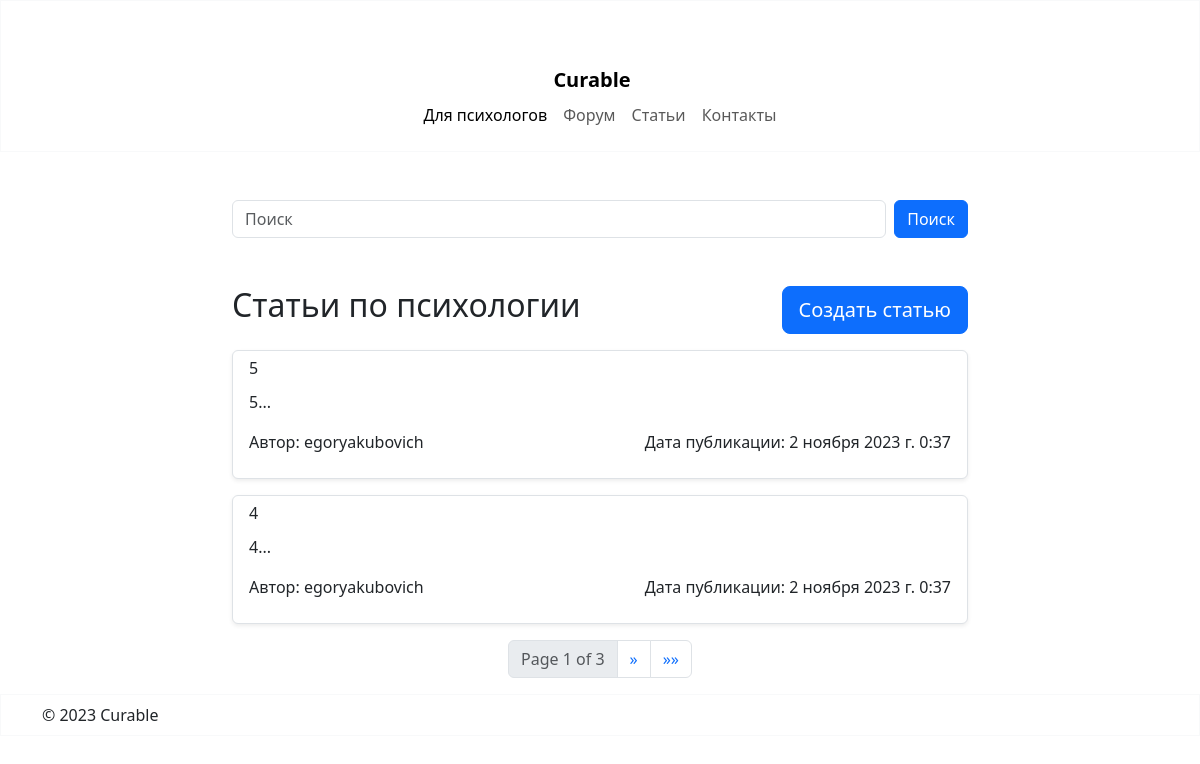
The page /articles/ on the database as committed earlier.
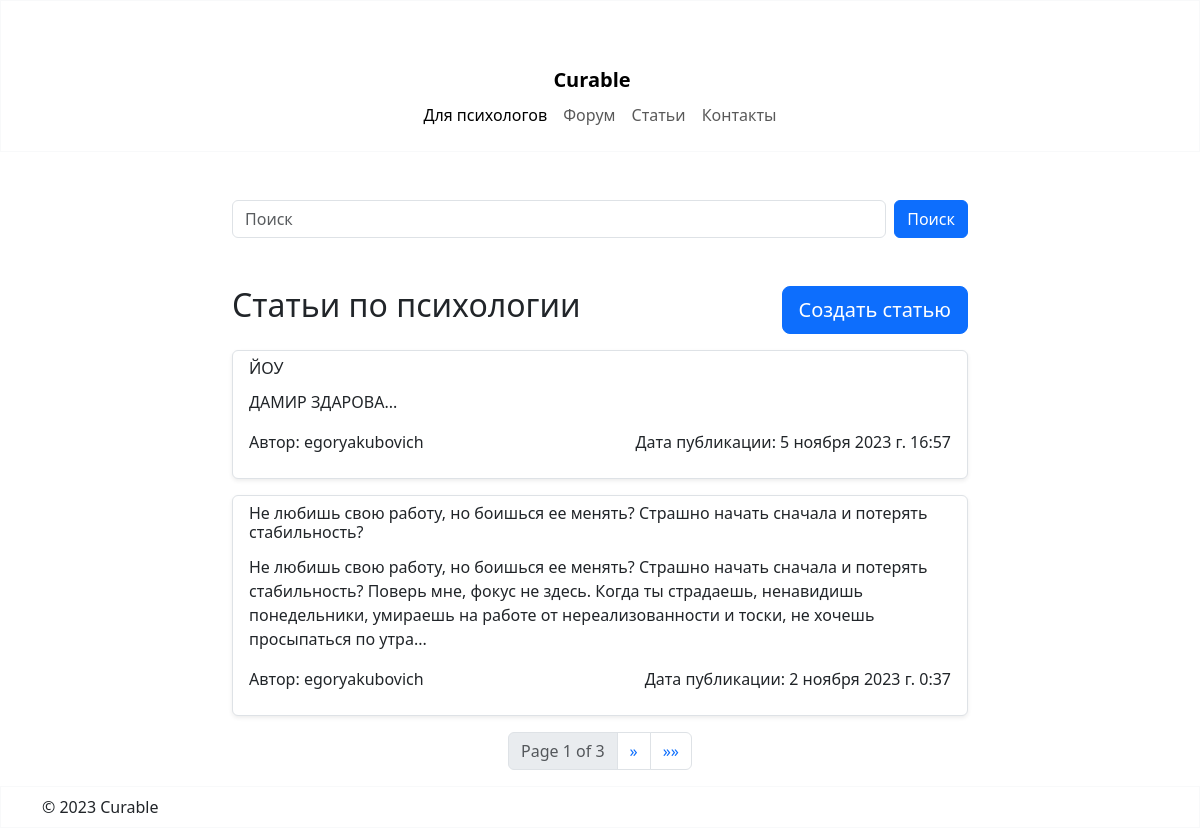
The same page on the database as committed later.
### articles/models.py (models this page shows, shortened)
class Article(models.Model):
    title = models.CharField(max_length=200)  # Максимальная длина заголовка статьи
    content = models.TextField()  # Текст статьи
    pub_date = models.DateTimeField('date published')  # Дата публикации статьи
    author = models.ForeignKey(User, on_delete=models.CASCADE)  # Связь с моделью пользователя Django
    class Meta:
        ordering = ['-pub_date']  # Сортировка статей по убыванию даты публикации

### articles/views.py (the view)
# urls.py: path('', ArticleListView.as_view(), name='article_list'),
class ArticleListView(ListView):
    model = Article
    template_name = 'articles/article_list.html'
    context_object_name = 'articles'
    paginate_by = 2

### templates/articles/article_list.html (shortened to what this page needs)
{% extends "base.html" %}
{% block content %}
    <form class="d-flex" role="search" method="get" action="{% url 'articles:article_search' %}">
        <input class="form-control me-2" type="text" name="query" placeholder="Поиск" aria-label="Поиск">
        <button class="btn btn-primary" type="submit">Поиск</button>
    </form>
    <div class="row">
        <div class="col-6 mt-5 text-start">
            <h2>Cтатьи по психологии</h2>
        </div>
        <div class="col-6 mt-5 text-end">
            <a class="btn btn-primary btn-lg" href="{% url 'articles:article_create' %}" role="button">Создать статью</a>
        </div>
    </div>
    <div class="row">
        <ul>
            {% for article in articles %}
                <div class="col-12 mt-3 text-start">
                <ul class="list-group">
                    <li class="shadow-sm list-group-item">
                        <div class="row">
                            <div class="col-12 mb-1">
                                <a class="text-decoration-none text-dark"
                                   href="{% url 'articles:article_detail' article.id %}">
                                    <h6>{{ article.title }}</h6>
                                </a>
                            </div>
                            <p>{{ article.content|slice:":250" }}...</p>
                            <div class="col-6 text-start">
                                <p>Автор: {{ article.author.username }}</p>
                            </div>
                            <div class="col-6 text-end">
                                <p>Дата публикации: {{ article.pub_date }}</p>
                            </div>
                        </div>
                    </li>
                </ul>
            {% empty %}
                <li>Нет доступных статей.</li>
            {% endfor %}
            </div>
        </ul>
    </div>
     <nav aria-label="Page navigation">
        <ul class="pagination justify-content-center">
            <li class="page-item disabled">
                <span class="page-link">Page {{ page_obj.number }} of {{ page_obj.paginator.num_pages }}</span>
            </li>
            {% if page_obj.has_next %}
                <li class="page-item">
                    <a class="page-link" href="?page={{ page_obj.next_page_number }}" aria-label="Next">
                        <span aria-hidden="true">&raquo;</span>
                    </a>
                </li>
                <li class="page-item">
                    <a class="page-link" href="?page={{ page_obj.paginator.num_pages }}" aria-label="Last">
                        <span aria-hidden="true">&raquo;&raquo;</span>
                    </a>
                </li>
            {% endif %}
        </ul>
    </nav>
{% endblock %}

Rows that differ between the two databases and show on the page:
no longer on this page (row edited): Article: title "4", content "4", author.username "egoryakubovich", pub_date "2 ноября 2023 г. 0:37"
added Article: title "ЙОУ", content "ДАМИР ЗДАРОВА", author.username "egoryakubovich", pub_date "5 ноября 2023 г. 16:57"
changed Article: title "5" → "Не любишь свою работу, но боишься ее менять? Страшно начать сначала и потерять стабильность?"; content "5" → "Не любишь свою работу, но боишься ее менять? Страшно начать сначала и потерять стабильность? Поверь мне, фокус не здесь. Когда ты страдаешь, ненавидишь понедельники, умираешь на работе от нереализованности и тоски, не хочешь просыпаться по утра"
